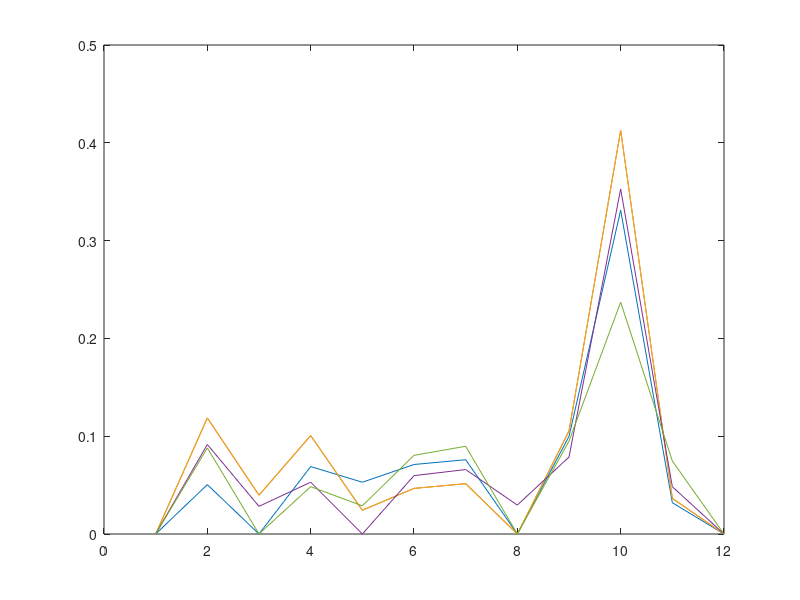
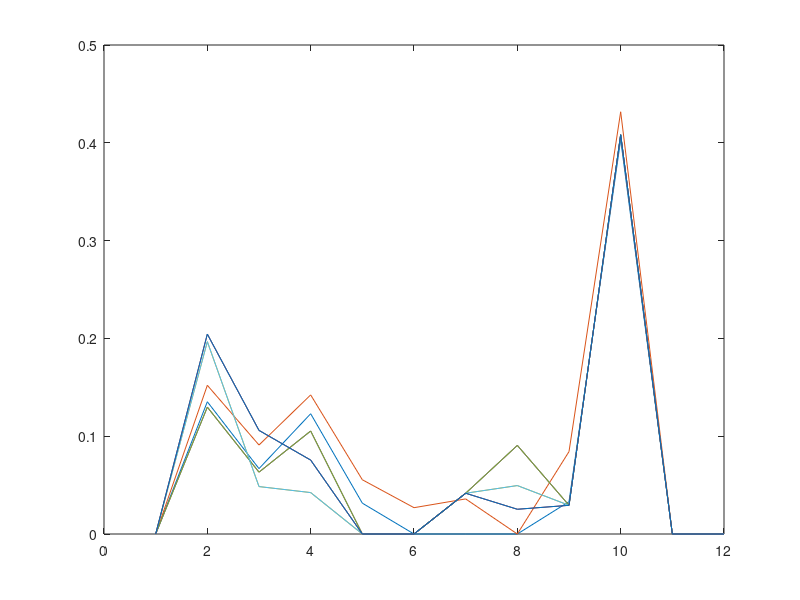
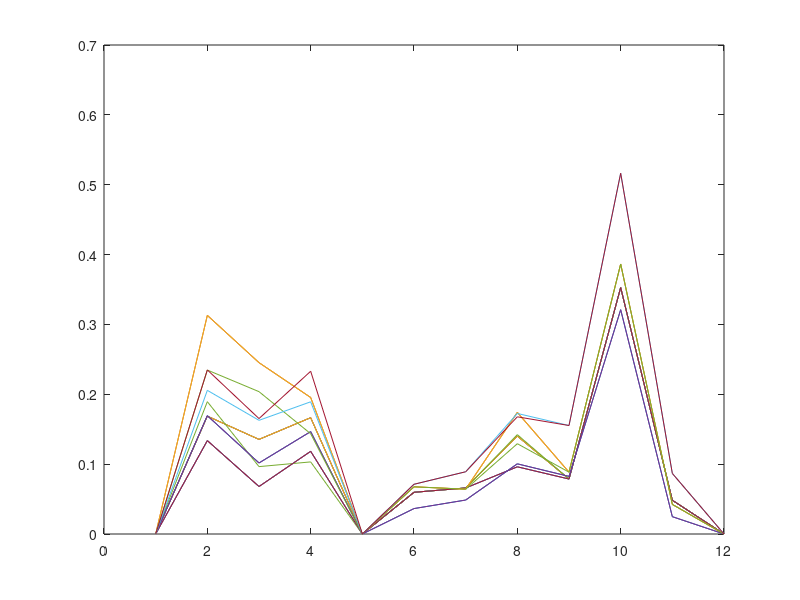
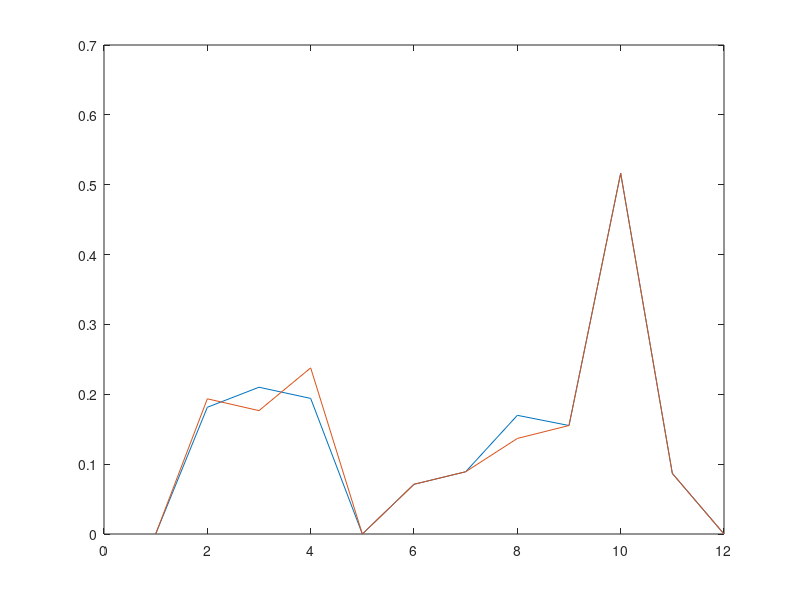

MATLAB code to generate these figures, in order:
close all
clear

% load("clustering_koutala_sentinel_continious_removal_kmeans.mat")
load("clustering_koutala_sentinel_continious_removal_frechet.mat")
load("clustering_koutala_sentinel_continious_removal_custom.mat")


% validation

% figure (200), hold on
% plot(squeeze(D(14,10,:)), 'r');
% plot(squeeze(D(14,11,:)), 'r');
% plot(squeeze(D(14,12,:)), 'r');
% 
% plot(squeeze(D(16,22,:)), 'b');
% plot(squeeze(D(16,23,:)), 'b');
% plot(squeeze(D(16,24,:)), 'b');
% plot(squeeze(D(16,25,:)), 'b');
% plot(squeeze(D(17,22,:)), 'b');
% plot(squeeze(D(17,23,:)), 'b');
% plot(squeeze(D(17,24,:)), 'b');
% plot(squeeze(D(17,25,:)), 'b');


% k-means

% figure(100)
% plot(clustering_cell_kmeans_25{11}')
% % 
% figure(101)
% plot(clustering_cell_kmeans_25{19}')
% % 
% figure(102)
% plot(clustering_cell_kmeans_25{14}')
% % 
% figure(103)
% plot(clustering_cell_kmeans_25{8}')

% frechet

% figure(100)
% plot(clustering_cell_frechet_27{6}')
% 
% figure(101)
% plot(clustering_cell_frechet_27{20}')
% 
% figure(102)
% plot(clustering_cell_frechet_27{13}')
% 
% figure(103)
% plot(clustering_cell_frechet_27{23}')
% 
% figure(104)
% plot(clustering_cell_frechet_27{9}')
% 
% figure(105)
% plot(clustering_cell_frechet_27{1}')

% custom

figure(100)
plot(clustering_cell_hier{14}')

figure(101)
plot(clustering_cell_hier{13}')
% 
figure(102)
plot(clustering_cell_hier{2}')
% 
figure(103)
plot(clustering_cell_hier{1}')

figure(104)
plot(clustering_cell_hier{3}')

figure(105)
plot(clustering_cell_hier{27}')

figure(106)
plot(clustering_cell_hier{15}')
